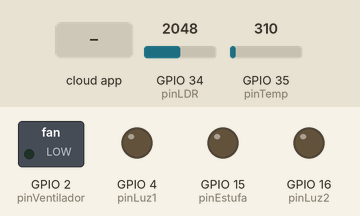
Simulated run of this sketch. Board: ESP32. Shown: switched loads named in the sketch (green lamp = pin HIGH), output pins drawn as LEDs (lit = HIGH). The test bench sets the inputs (shaded band); at power-on: GPIO 34 (pinLDR) = 2048, GPIO 35 (pinTemp) = 310. WiFi joins after 1.5 s; servers stay silent unless stated; the Firebase database answers and starts empty; what the sketch prints to the serial monitor is not drawn.

Above: at 2.7 s.
2.8 s: the phone or cloud app sets auto to 1
At 3.2 s:
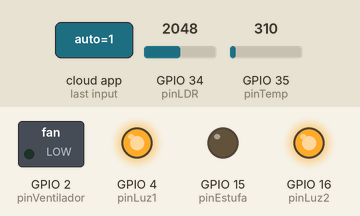
4.3 s: GPIO 34 (pinLDR) set to 0
At 5.8 s:
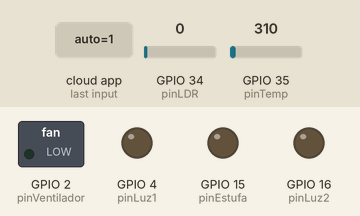
6.1 s: GPIO 34 (pinLDR) set to 65
At 7.3 s:
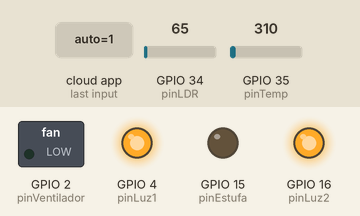
Timing chart, 0 to 9.1 s (numbered marks = the images above; inputs shaded):
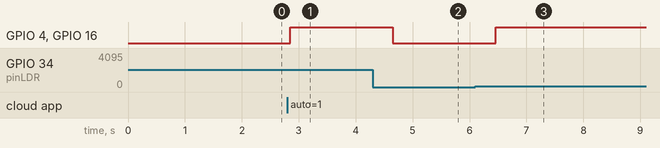

Measured:
- after the input at 2.8 s, GPIO 4 (pinLuz1), GPIO 16 (pinLuz2): LOW → HIGH after 0.05 s
- after the input at 4.3 s, GPIO 4 (pinLuz1), GPIO 16 (pinLuz2): HIGH → LOW after 0.36 s
- after the input at 6.1 s, GPIO 4 (pinLuz1), GPIO 16 (pinLuz2): LOW → HIGH after 0.36 s

The sketch:

CODIGO_DOMOTICA.ino
```cpp
#include <WiFi.h>
#include <FirebaseESP32.h>

#define ssid ""
#define pass ""
#define URL "gabatiot-default-rtdb.firebaseio.com"
#define secreto "8Md7oAqF01oca1dACZBHolBhXIoPbSJAL0jKIpEV"

#define pinTemp 35
#define pinLDR 34

#define pinEstufa 15
#define pinVentilador 2
#define pinLuz1 4
#define pinLuz2 16


FirebaseData myFireBaseData;

void delcaracionPines(){
  pinMode(pinTemp, INPUT);
  pinMode(pinLDR, INPUT);

  pinMode(pinEstufa, OUTPUT);
  pinMode(pinVentilador, OUTPUT);
  pinMode(pinLuz1, OUTPUT);
  pinMode(pinLuz2, OUTPUT);
}

int sensorTemp;
int temp;

void lecturaTemp(){
  sensorTemp = analogRead(pinTemp);
  temp = ((sensorTemp * 3300) / 4095) / 100;

  Firebase.setInt(myFireBaseData, "/prueba/sensortemp", temp);
}

int sensorLDR;
int LDR;

void lecturaLDR(){
  sensorLDR = analogRead(pinLDR);

  if(sensorLDR == 0){
    Firebase.setInt(myFireBaseData, "/prueba/sensorLDR", 0);
  }
  else if(sensorLDR > 0){
    Firebase.setInt(myFireBaseData, "/prueba/sensorLDR", 1);
  }
}

void modoAuto(){
  if(sensorTemp >= 25){
    digitalWrite(pinVentilador, LOW);

  }
  else if(sensorTemp < 20){
    digitalWrite(pinVentilador, HIGH);
  }

  if(sensorLDR == 0){
    digitalWrite(pinLuz1, 0);
    digitalWrite(pinLuz2, 0);
  }
  else if(sensorLDR > 0){
    digitalWrite(pinLuz1, 1);
    digitalWrite(pinLuz2, 1);
  }
}

void botonLuces(){
  Firebase.getString(myFireBaseData, "/prueba/luces");
  if(myFireBaseData.stringData() == "1"){
      digitalWrite(pinLuz1, LOW);
      digitalWrite(pinLuz2, LOW);
  }
  else if(myFireBaseData.stringData() == "0"){
      digitalWrite(pinLuz1, HIGH);
      digitalWrite(pinLuz2, HIGH);
  }
}

void botonVentilador(){
  Firebase.getString(myFireBaseData, "/prueba/ventilador");
  if(myFireBaseData.stringData() == "1"){
    digitalWrite(pinVentilador, LOW);
  }
  else if(myFireBaseData.stringData() == "0"){
    digitalWrite(pinVentilador, HIGH);
  }

}

void botonEstufa(){
  Firebase.getString(myFireBaseData, "/prueba/estufa");
  if(myFireBaseData.stringData() == "1"){
      digitalWrite(pinEstufa, LOW);
  }
  else if(myFireBaseData.stringData() == "0"){
      digitalWrite(pinEstufa, HIGH);
  }

}

void setup() {
  delcaracionPines();

  Serial.begin(921600);
  WiFi.begin(ssid, pass);

  Serial.print("Conectando a la red: ");
  Serial.println(ssid);

  while(WiFi.status() != WL_CONNECTED){
    Serial.print(".");
    delay(500);
  }
  Firebase.begin(URL, secreto);
  Firebase.reconnectWiFi(true);
  Serial.println("Conectado con exito");
}

void loop() {
    lecturaTemp();
    lecturaLDR();
    Firebase.getString(myFireBaseData, "/prueba/auto");
    if(myFireBaseData.stringData() == "1"){
      modoAuto();
    }

    else if (myFireBaseData.stringData() == "0"){
      botonLuces();
      botonVentilador();
      botonEstufa();
    }
}
```
